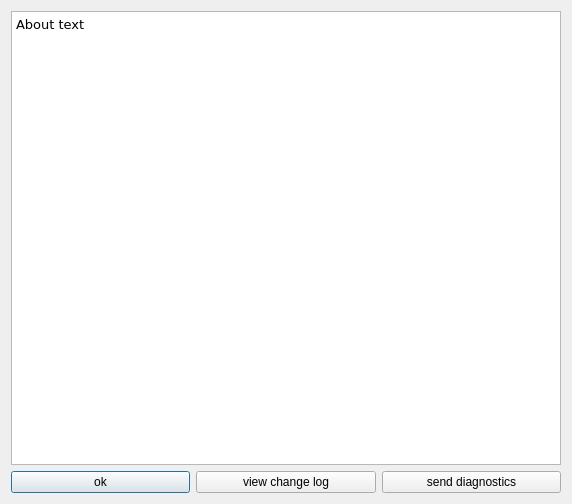
<ui version="4.0" >
 <class>About</class>
 <widget class="QDialog" name="About" >
  <property name="geometry" >
   <rect>
    <x>0</x>
    <y>0</y>
    <width>572</width>
    <height>504</height>
   </rect>
  </property>
  <property name="windowTitle" >
   <string>About</string>
  </property>
  <layout class="QVBoxLayout" name="verticalLayout" >
   <item>
    <widget class="QTextBrowser" name="textBrowser" >
     <property name="font" >
      <font>
       <family>Bitstream Vera Sans</family>
      </font>
     </property>
     <property name="frameShape" >
      <enum>QFrame::StyledPanel</enum>
     </property>
     <property name="frameShadow" >
      <enum>QFrame::Sunken</enum>
     </property>
     <property name="html" >
      <string>&lt;!DOCTYPE HTML PUBLIC "-//W3C//DTD HTML 4.0//EN" "http://www.w3.org/TR/REC-html40/strict.dtd">
&lt;html>&lt;head>&lt;meta name="qrichtext" content="1" />&lt;style type="text/css">
p, li { white-space: pre-wrap; }
&lt;/style>&lt;/head>&lt;body style=" font-family:'Bitstream Vera Sans'; font-size:10pt; font-weight:400; font-style:normal;">
&lt;p style=" margin-top:0px; margin-bottom:0px; margin-left:0px; margin-right:0px; -qt-block-indent:0; text-indent:0px;">About text&lt;/p>&lt;/body>&lt;/html></string>
     </property>
    </widget>
   </item>
   <item>
    <layout class="QHBoxLayout" name="horizontalLayout" >
     <item>
      <widget class="QPushButton" name="pushButton" >
       <property name="text" >
        <string>ok</string>
       </property>
      </widget>
     </item>
     <item>
      <widget class="QPushButton" name="pushButtonChangeLog" >
       <property name="text" >
        <string>view change log</string>
       </property>
      </widget>
     </item>
     <item>
      <widget class="QPushButton" name="pushButtonEmail" >
       <property name="text" >
        <string>send diagnostics</string>
       </property>
      </widget>
     </item>
    </layout>
   </item>
  </layout>
 </widget>
 <resources/>
 <connections>
  <connection>
   <sender>pushButton</sender>
   <signal>clicked()</signal>
   <receiver>About</receiver>
   <slot>accept()</slot>
   <hints>
    <hint type="sourcelabel" >
     <x>88</x>
     <y>468</y>
    </hint>
    <hint type="destinationlabel" >
     <x>174</x>
     <y>469</y>
    </hint>
   </hints>
  </connection>
  <connection>
   <sender>pushButtonEmail</sender>
   <signal>clicked()</signal>
   <receiver>About</receiver>
   <slot>accept()</slot>
   <hints>
    <hint type="sourcelabel" >
     <x>434</x>
     <y>488</y>
    </hint>
    <hint type="destinationlabel" >
     <x>455</x>
     <y>500</y>
    </hint>
   </hints>
  </connection>
 </connections>
</ui>
